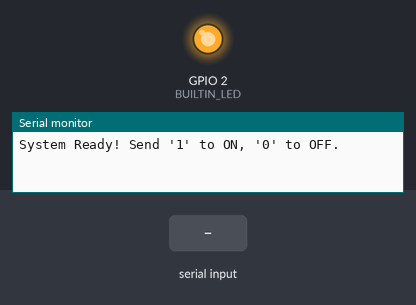
A sketch run on a simulated ESP32. Shown: output pins drawn as LEDs (lit = HIGH), the last lines printed to the serial monitor. The test bench sets the inputs (shaded band). Nothing arrives over Bluetooth unless stated.

Above: at 1.2 s.
1.3 s: "1\n" received over the second serial link
At 2.3 s:
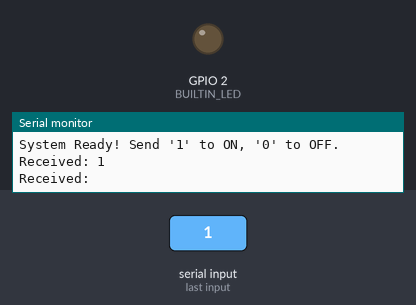
2.8 s: "0\n" received over the second serial link
At 3.8 s:
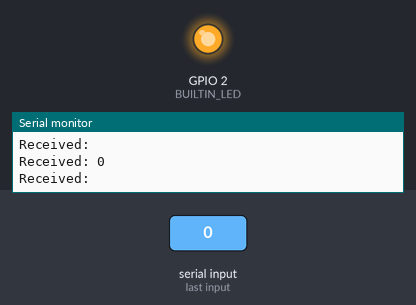
Timing chart, 0 to 5.8 s (numbered marks = the images above; inputs shaded):
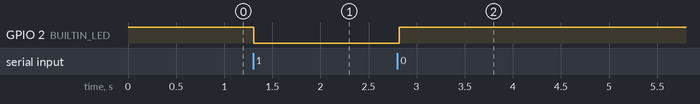

Measured:
- after the input at 1.3 s, GPIO 2 (BUILTIN_LED): HIGH → LOW at once
- after the input at 2.8 s, GPIO 2 (BUILTIN_LED): LOW → HIGH at once

The sketch:

027-01_Bluetooth_Led_control.ino
```cpp
/**********************************************************************
* Filename    : 027-01_Bluetooth_Led_control
* Description : Controlling an LED over BT between ESP32 and
* the mobile phone.
* Auther      : Alternatives Solutions
* Modification: 2026/03/30
**********************************************************************/
#include <BluetoothSerial.h>

const int BUILTIN_LED = 2;
BluetoothSerial serialBT;

void setup() {
  Serial.begin(115200);
  pinMode(BUILTIN_LED, OUTPUT);
  digitalWrite(BUILTIN_LED, HIGH);  //to force the LED OFF
  serialBT.begin("ESP32_BT_LED_Control");
  Serial.println("System Ready! Send '1' to ON, '0' to OFF.");
}

void loop() {
/* is this really needed?

  //From Computer to phone
  if (Serial.available()) {
    serialBT.write(Serial.read());
  }*/

  //From phone to ESP32
  if (serialBT.available()) {
    char cmd = serialBT.read(); //read the incoming character
    Serial.print("Received: ");
    Serial.println(cmd);

    if ('1' == cmd) {
      digitalWrite(BUILTIN_LED, LOW);
      serialBT.println("LED is ON");
    } else if ('0' == cmd) {
      digitalWrite(BUILTIN_LED, HIGH);
      serialBT.println("LED is OFF");
    } else {
      if (('\n' == cmd) || ('\r' == cmd)) {
        //ignore it
      } else {
        serialBT.println("Wrong Command \nPlease Send '1' to ON, '0' to OFF.");
      }
    }
  }
  delay(20);
}
/*
Is the "Computer to Phone" block needed?
// is this really needed?

Mechanically? No.
  The ESP32 doesn't need it to control the LED.
For Debugging? Yes.
  As an embedded developer, keeping that block allows you to
  "talk back" to your phone from your PC.
  For example, if you wanted to manually type a secret message
  in the Arduino Serial Monitor and have it pop up on your phone,
  you'd need that code.

  If you only care about the phone controlling the ESP32,
  you can leave it commented out.
*/
```
